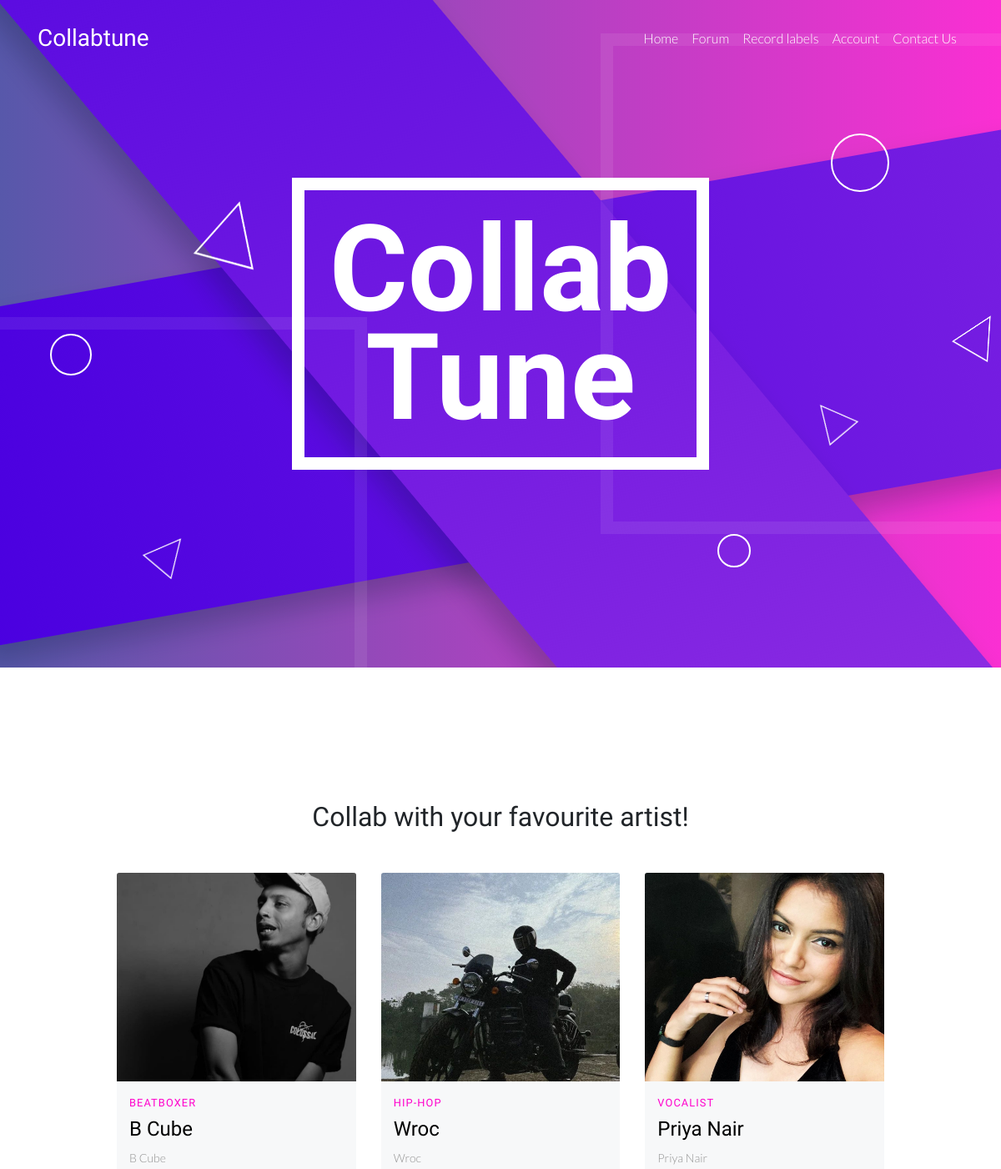
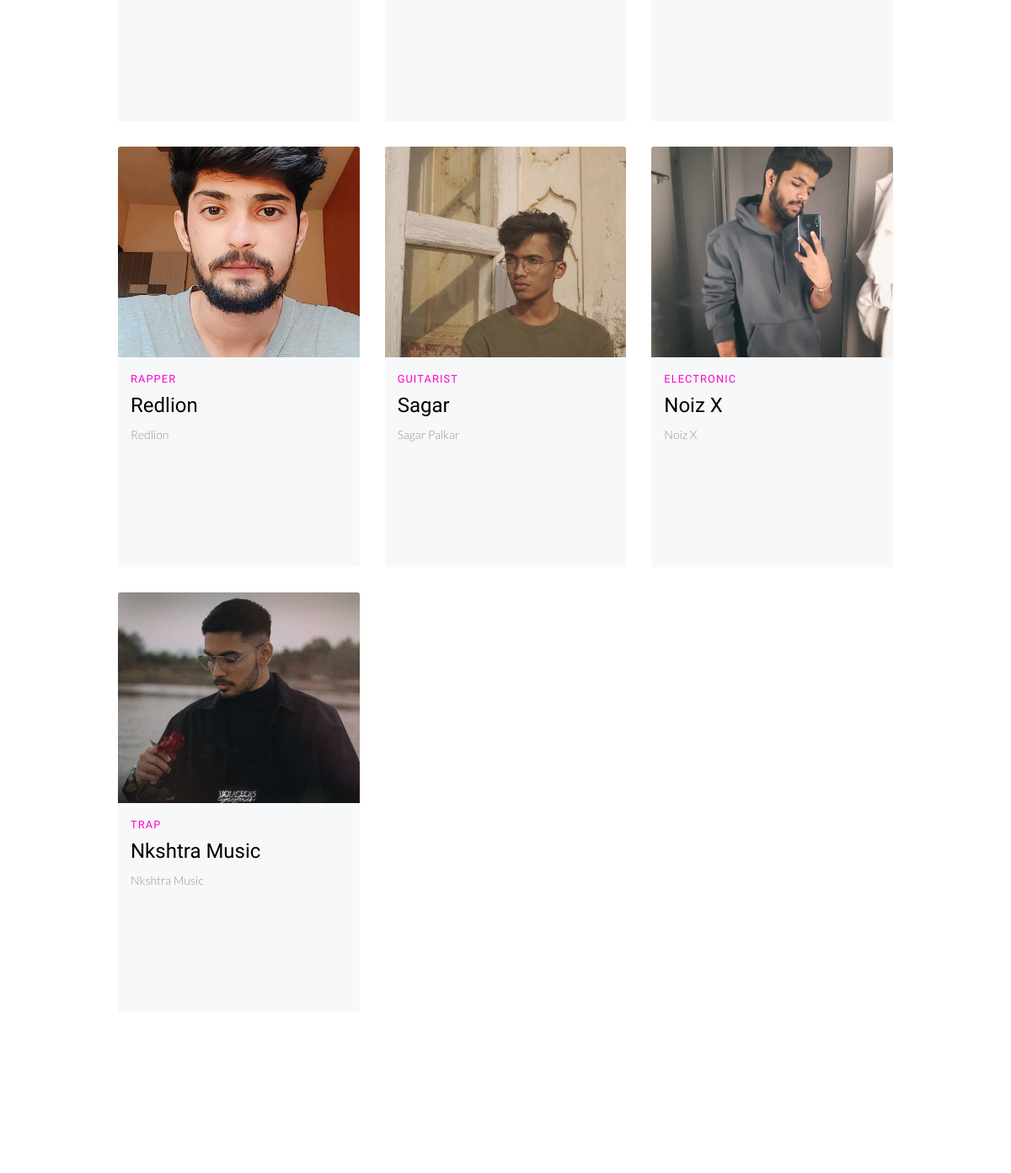
Screenshot of /home.php (signed in) with the database file from the repository (2 pictures, top to bottom).
### tables this page shows
CREATE TABLE `user` (
  `user_username` varchar(50) NOT NULL,
  `user_password` varchar(100) NOT NULL,
  `email_id` varchar(100) NOT NULL,
  `artist_name` varchar(15) NOT NULL,
  `contact` varchar(500) NOT NULL,
  `link` varchar(200) NOT NULL,
  `genre` varchar(30) NOT NULL,
  `profile_pic` varchar(500) NOT NULL,
  `bio` varchar(1500) NOT NULL
);

### home.php (the view, shortened to what this page needs)
<?php
include('./php/login.php');
@$session = $_SESSION['email_id'] ;
$query1 = $query = mysqli_query($Connect, "SELECT * FROM `user` WHERE `email_id`!='$session'");
?>
<!DOCTYPE html>
<html lang="en">
<head>
    <link rel="stylesheet" href="vendor/bootstrap/bootstrap.min.css">
    <link rel="stylesheet" href="vendor/select3/select2.min.css">
    <link rel="stylesheet" href="vendor/owlcarousel/owl.carousel.min.css">
    <link rel="stylesheet" href="vendor/lightcase/lightcase.css">
     <link rel="stylesheet" href="https://unpkg.com/aos@next/dist/aos.css" />
    <link rel="stylesheet" href="css/style.min.css">
    <link rel="stylesheet" href="https://cdn.linearicons.com/free/1.0.0/icon-font.min.css">
    <link rel="stylesheet" href="https://use.fontawesome.com/releases/v5.8.1/css/all.css">
</head>
<body data-spy="scroll" data-target="#navbar" class="static-layout">
	<nav id="header-navbar" class="navbar navbar-expand-lg py-4">
    <div class="container">
        <a class="navbar-brand d-flex align-items-center text-white" href="home.php">
            <h3 class="font-weight-bolder mb-0">Collabtune</h3>
        </a>
        <div class="collapse navbar-collapse" id="navbar-nav-header">
            <ul class="navbar-nav ml-auto">
                <li class="nav-item">
                    <a class="nav-link" href="home.php">Home</a>
                </li>
                <li class="nav-item">
                    <a class="nav-link" href="forum.php">Forum</a>
                </li>
                <li class="nav-item">
                    <a class="nav-link" href="recordlabel.php">Record labels</a>
                </li>
                <li class="nav-item">
                    <a class="nav-link" href="account.php"> Account</a>
                </li>
                <li class="nav-item">
                    <a class="nav-link" href="contact.php">Contact Us</a>
                </li>
            </ul>
        </div>
    </div>
</nav>
</div>	<div class="jumbotron d-flex align-items-center">
  <div class="container text-center">
    <h1 class="display-1 mb-4">Collab<br>Tune</h1>
  </div>
  <div class="rectangle-1"></div>
  <div class="rectangle-2"></div>
  <div class="rectangle-transparent-1"></div>
  <div class="rectangle-transparent-2"></div>
  <div class="circle-1"></div>
  <div class="circle-2"></div>
  <div class="circle-3"></div>
  <div class="triangle triangle-1">
  	<img src="images/obj_triangle.png" alt="">
  </div>
  <div class="triangle triangle-2">
  	<img src="images/obj_triangle.png" alt="">
  </div>
  <div class="triangle triangle-3">
  	<img src="images/obj_triangle.png" alt="">
  </div>
  <div class="triangle triangle-4">
  	<img src="images/obj_triangle.png" alt="">
  </div>
</div>
<section id="features" class="bg-white">
    <div class="container">
        <div class="section-content">
            <div class="row">
                <div class="col-md-10 offset-md-1 features-holder">
                    <div class="row">
                    <section id="blog" class="bg-white">
    <div class="container">
        <div class="section-content">
            <div class="title-wrap mb-5" data-aos="fade-up">
                <h2 class="section-title">Collab with your favourite artist!</h2>
    </div>
            <div class="row">
                <div class="col-md-12 blog-holder">
                    <div class="row">
                        <?php
                        while($row1=mysqli_fetch_array($query1) ){
                            $username_display = $row1['user_username'];
                            $artist_name_display = $row1['artist_name'];
                            $contact_display = $row1['contact'];
                            $link_display = $row1['link'];
                            $genre_display = $row1['genre'];
                            $bio_display = $row1['bio'];
                            $profile_pic =$row1['profile_pic'];
                            $profile_img_display = './php/uploads/'.$profile_pic;
                        ?>
                        <div class="col-md-4 blog-item-wrapper" data-aos="fade-up">
                            <div class="blog-item">
                                <div class="blog-img">
                                    <a href="single.php"><img src="<?php echo $profile_img_display?>" alt=""></a>
                                </div>
                                <div class="blog-text">
                                    <div class="blog-tag">
                                        <a href="#"><h6><small><?php echo $genre_display?></small></h6></a>
                                    </div>
                                    <div class="blog-title">
                                        <a href="<?php echo $link_display?>"><h4><?php echo $artist_name_display?></h4></a>
                                    </div>
                                    <div class="blog-meta">
                                        <p class="blog-comment"><a href="<?php echo $contact_display?>"><?php echo $username_display?></a></p>
                                    </div>
                                    <div class="blog-desc">
                                        <p><?php echo $bio_display?></p>
                                    </div>
                                </div>
                            </div>
                        </div>
                        <?php
                        }
                        ?>
                    </div>
                </div>
            </div>
        </div>
    </div>
</section>
                    </div>
                </div>
            </div>
        </div>
    </div>
</section>
</body>
</html>

### rows the page displays
user: profile_pic (picture), genre "BEATBOXER", artist_name "B Cube", user_username "B Cube"
user: profile_pic (picture), genre "HIP-HOP", artist_name "Wroc", user_username "Wroc"
user: profile_pic (picture), genre "VOCALIST", artist_name "Priya Nair", user_username "Priya Nair"
user: profile_pic (picture), genre "RAPPER", artist_name "Redlion", user_username "Redlion"
user: profile_pic (picture), genre "GUITARIST", artist_name "Sagar", user_username "Sagar Palkar"
user: profile_pic (picture), genre "ELECTRONIC", artist_name "Noiz X", user_username "Noiz X"
user: profile_pic (picture), genre "TRAP", artist_name "Nkshtra Music", user_username "Nkshtra Music"
